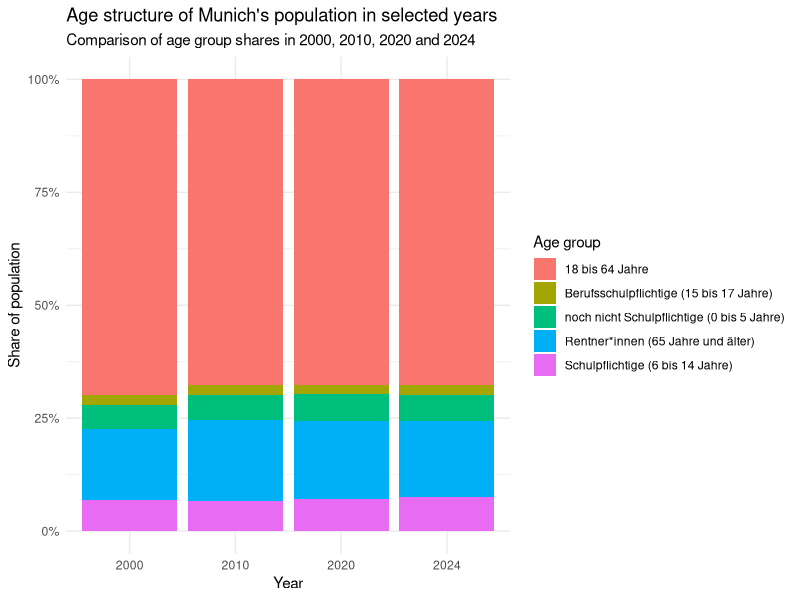
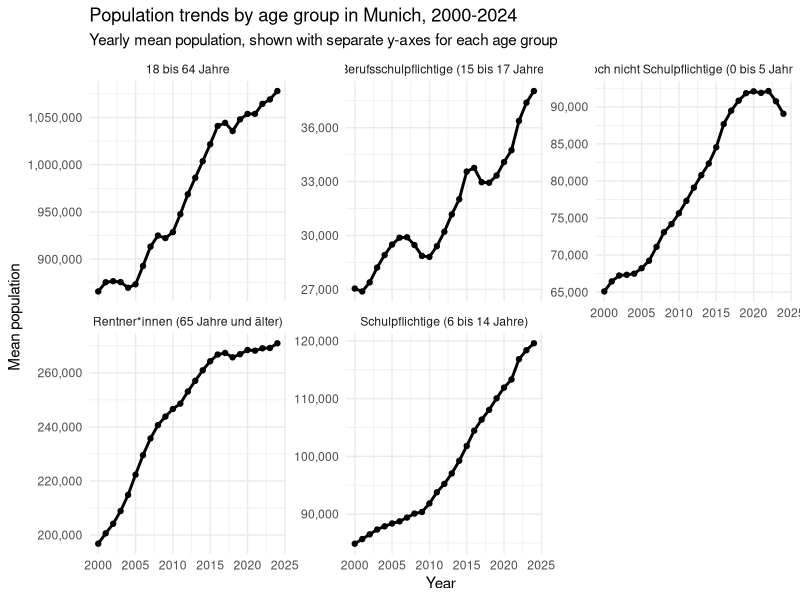

The R script that drew these images, in order: (Note: this script raises an error after producing the figures.)
## ---- chunk 1
library(tidyverse)
library(lubridate)
library(scales)
library(knitr)
## ---- chunk 2
age_data <- read_csv("data/processed/age_data.csv")
age_structure_long <- read_csv("data/processed/age_structure_long.csv")
age_structure_share <- read_csv("data/processed/age_structure_share.csv")
age_change_table <- read_csv("data/processed/age_change_table.csv")

glimpse(age_data)
## ---- chunk 3
population_data <- read_csv(
  "data/processed/population_data.csv"
)

migration_data <- population_data %>%
  filter(
    MONATSZAHL %in% c(
      "Zugezogene",
      "Weggezogene",
      "Wanderungssaldo"
    )
  )

migration_yearly <- migration_data %>%
  filter(year >= 2000, year <= 2024) %>%
  group_by(MONATSZAHL, year) %>%
  summarise(
    mean_value = mean(WERT, na.rm = TRUE),
    .groups = "drop"
  )

glimpse(migration_yearly)
## ---- chunk 4
household_base_filtered <- read_csv("data/processed/household_base_filtered.csv")
household_size_baseline <- read_csv("data/processed/household_size_baseline.csv")
household_grouped <- read_csv("data/processed/household_grouped.csv")
household_grouped_percentage <- read_csv("data/processed/household_grouped_percentage.csv")
glimpse(household_base_filtered)
## ---- chunk 5
glimpse(age_data)
## ---- chunk 6
age_data %>%
  group_by(AUSPRAEGUNG) %>%
  summarise(
    n_rows = n(),
    missing_values = sum(is.na(WERT)),
    min_year = min(year, na.rm = TRUE),
    max_year = max(year, na.rm = TRUE),
    .groups = "drop"
  ) %>%
  arrange(AUSPRAEGUNG) %>%
 kable(caption = "Summary of age-group observations, missing values and time coverage.")
## ---- chunk 7
#| label: fig-age-structure-selected-years
#| fig-cap: "Age structure of Munich's population in selected years. The bars show the relative shares of constructed non-overlapping age groups in 2000, 2010, 2020 and 2024."

age_structure_bar_plot <- ggplot(
  age_structure_share %>%
    filter(year %in% c(2000, 2010, 2020, 2024)),
  aes(
    x = factor(year),
    y = population_share,
    fill = age_group
  )
) +
  geom_col() +
  scale_y_continuous(labels = percent) +
  labs(
    title = "Age structure of Munich's population in selected years",
    subtitle = "Comparison of age group shares in 2000, 2010, 2020 and 2024",
    x = "Year",
    y = "Share of population",
    fill = "Age group"
  ) +
  theme_minimal()

age_structure_bar_plot
## ---- chunk 8
#| label: fig-age-trends-faceted
#| fig-cap: "Population trends by age group in Munich. Each panel shows yearly mean population for one constructed age group from 2000 to 2024."

age_trend_facet_plot <- ggplot(
  age_structure_long,
  aes(
    x = year,
    y = population
  )
) +
  geom_line(linewidth = 1) +
  geom_point(size = 1.5) +
  facet_wrap(
    ~ age_group,
    scales = "free_y"
  ) +
  scale_y_continuous(labels = scales::comma) +
  labs(
    title = "Population trends by age group in Munich, 2000-2024",
    subtitle = "Yearly mean population, shown with separate y-axes for each age group",
    x = "Year",
    y = "Mean population"
  ) +
  theme_minimal()

age_trend_facet_plot
## ---- chunk 9
age_change_table %>%
  mutate(
    across(
      c(`2000`, `2024`, absolute_change),
      ~ round(.x, digits = 0)
    ),
    relative_change = round(relative_change, digits = 1)
  ) %>%
  rename(
    `Age group` = age_group,
    `Population 2000` = `2000`,
    `Population 2024` = `2024`,
    `Absolute change` = absolute_change,
    `Relative change (%)` = relative_change
  ) %>%
  kable(caption = "Population change by constructed age group between 2000 and 2024.")
## ---- chunk 10
glimpse(population_data)
## ---- chunk 11
migration_overview <- population_data %>%
  filter(
    MONATSZAHL %in% c(
      "Zugezogene",
      "Weggezogene",
      "Wanderungssaldo"
    )
  )
## ---- chunk 12
#| label: fig-migration-trends
#| fig-cap: "Migration dynamics in Munich. The lines show yearly averages of monthly arrivals, departures and net migration from 2000 to 2024."

knitr::include_graphics(
  "figures/migration_trend_plot.png"
)
## ---- chunk 13
#| label: fig-migration-balance
#| fig-cap: "Net migration balance in Munich. The orange line shows the 3-year rolling average from 2000 to 2024."

knitr::include_graphics(
  "figures/migration_balance_rolling_plot.png"
)
## ---- chunk 14
population_data %>%
  filter(MONATSZAHL == "EU-Staatsangehörigkeiten")

population_data %>%
  filter(MONATSZAHL == "Nicht-EU-Staatsangehörigkeiten")
## ---- chunk 15
#| label: fig-eu-non-eu
#| fig-cap: "EU and non-EU populations in Munich. The lines compare yearly mean population levels for EU and non-EU citizens from 2000 to 2024."

knitr::include_graphics(
  "figures/eu_non_eu_plot.png"
)
## ---- chunk 16
population_data %>%
  filter(MONATSZAHL == "Kontinente")
## ---- chunk 17
#| label: fig-continental-groups
#| fig-cap: "Population by continental group in Munich. Each panel shows yearly mean population for one continental group from 2000 to 2024."

knitr::include_graphics(
  "figures/continent_facet_plot.png"
)
## ---- chunk 18
#| label: fig-age-migration-indexed
#| fig-cap: "Indexed age-structure and migration indicators in Munich. All indicators are scaled to 2000 = 100 to compare relative changes over time."

knitr::include_graphics(
  "figures/age_migration_indexed_plot.png"
)
## ---- chunk 19
glimpse(household_base_filtered)
## ---- chunk 20
#| label: fig-household-size-share-trend
#| fig-cap: "Household structure in Munich by household size. The lines show each household-size category's share of total households from 2012 to 2024."

knitr::include_graphics(
  "figures/household_percentage_plot.png"
)
## ---- chunk 21
#| label: fig-household-share-change
#| fig-cap: "Change in household-size shares in Munich. The bars show percentage-point changes by household-size category between 2012 and 2024."

knitr::include_graphics(
  "figures/household_share_change_plot.png"
)
## ---- chunk 22
#| label: fig-household-grouped-share-trend
#| fig-cap: "Grouped household structure in Munich. The lines show the shares of one-person, two-person and three-or-more-person households from 2012 to 2024."

knitr::include_graphics(
  "figures/household_grouped_percentage_plot.png"
)
